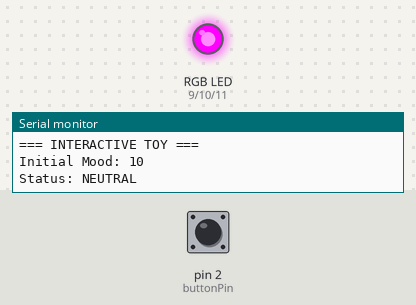
Recording of a sketch running on a simulated Arduino Uno, built with avr-gcc and run on an emulated ATmega328P. Shown: an RGB LED mixed from three pins (HIGH = lit), the last lines printed to the serial monitor. The inputs (shaded band) are chosen by the test bench; at power-on: pin 2 (buttonPin) LOW.

Above: at 1.2 s.
1.3 s: pin 2 (buttonPin) pulled HIGH for 0.15 s
At 2.1 s:
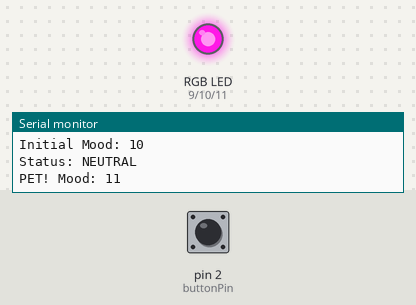
2.9 s: pin 2 (buttonPin) pulled HIGH for 1 s
At 4.5 s:
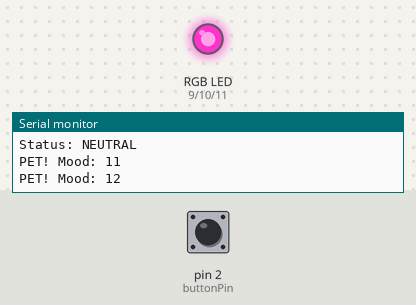
5.4 s: pin 2 (buttonPin) pulled HIGH for 0.15 s
At 6.4 s:
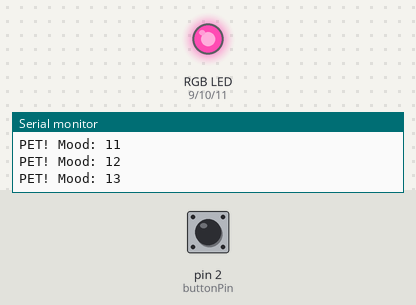
7.0 s: pin 2 (buttonPin) pulsed HIGH 5 times (0.12 s each, 0.3 s apart)
At 8.7 s:
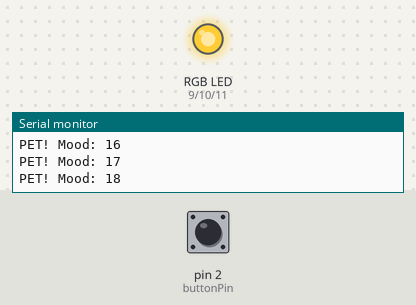
10.0 s: pin 2 (buttonPin) pulsed HIGH 2 times (0.12 s each, 0.3 s apart)
At 10.6 s:
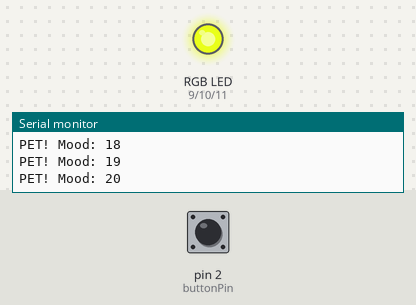
Timing chart, 0 to 14.0 s (numbered marks = the images above; inputs shaded):
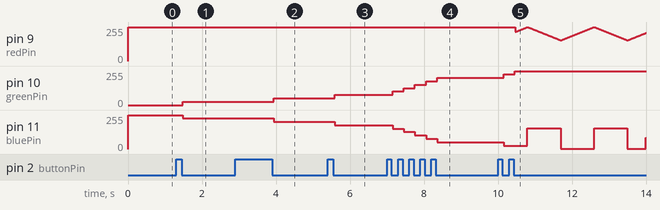

The sketch:

Homework_2_-_Interactive_Toy.ino
```cpp
const int buttonPin = 2;
const int redPin = 9;
const int greenPin = 10;
const int bluePin = 11;

const bool BUTTON_ACTIVE_HIGH = false;
const bool RGB_COMMON_ANODE = true;

int mood = 10;

const int MIN_MOOD = 0;
const int NEUTRAL_MOOD = 10;
const int MAX_MOOD = 20;

const unsigned long DEBOUNCE_MS = 35;
const unsigned long UNTOUCHED_MS = 5000;
const unsigned long DECAY_MS = 1000;

unsigned long lastDebounceTime = 0;
unsigned long lastTouchTime = 0;
unsigned long lastDecayTime = 0;

bool lastRawPressed = false;
bool stablePressed = false;

void setRGB(int r, int g, int b) {
  r = constrain(r, 0, 255);
  g = constrain(g, 0, 255);
  b = constrain(b, 0, 255);

  if (RGB_COMMON_ANODE) {
    r = 255 - r;
    g = 255 - g;
    b = 255 - b;
  }

  analogWrite(redPin, r);
  analogWrite(greenPin, g);
  analogWrite(bluePin, b);
}

void showMood(unsigned long now) {
  if (mood == MIN_MOOD) {
    bool blinkOn = (now / 200) % 2 == 0;

    if (blinkOn) {
      setRGB(255, 0, 0);
    } else {
      setRGB(0, 0, 0);
    }
  } else if (mood == MAX_MOOD) {
    unsigned long phase = now % 1800UL;
    int pulse;

    if (phase < 900) {
      pulse = phase;
    } else {
      pulse = 1800 - phase;
    }

    int red = map(pulse, 0, 900, 0, 100);
    int blue = map(pulse, 0, 900, 100, 255);

    setRGB(red, 0, blue);
  } else if (mood < NEUTRAL_MOOD) {
    int green = map(mood, 0, 10, 0, 255);
    int red = 255 - green;

    setRGB(red, green, 0);
  } else {
    int blue = map(mood, 10, 20, 0, 255);
    int green = 255 - blue;

    setRGB(0, green, blue);
  }
}

void setup() {
  Serial.begin(9600);

  pinMode(buttonPin, INPUT);
  pinMode(redPin, OUTPUT);
  pinMode(greenPin, OUTPUT);
  pinMode(bluePin, OUTPUT);

  lastRawPressed =
      digitalRead(buttonPin) ==
      (BUTTON_ACTIVE_HIGH ? HIGH : LOW);

  stablePressed = lastRawPressed;

  lastTouchTime = millis();
  lastDecayTime = millis();

  setRGB(0, 255, 0);

  Serial.println("=== INTERACTIVE TOY ===");
  Serial.println("Initial Mood: 10");
  Serial.println("Status: NEUTRAL");
}

void loop() {
  unsigned long now = millis();

  bool rawPressed =
      digitalRead(buttonPin) ==
      (BUTTON_ACTIVE_HIGH ? HIGH : LOW);

  if (rawPressed != lastRawPressed) {
    lastDebounceTime = now;
  }

  if (now - lastDebounceTime >= DEBOUNCE_MS) {
    if (rawPressed != stablePressed) {
      stablePressed = rawPressed;

      if (stablePressed) {
        mood = min(mood + 1, MAX_MOOD);

        lastTouchTime = now;
        lastDecayTime = now;

        Serial.print("PET! Mood: ");
        Serial.println(mood);
      }
    }
  }

  lastRawPressed = rawPressed;

  if (stablePressed) {
    lastTouchTime = now;
    lastDecayTime = now;
  } else if (now - lastTouchTime >= UNTOUCHED_MS) {
    if (now - lastDecayTime >= DECAY_MS) {
      if (mood > MIN_MOOD) {
        mood--;

        Serial.print("LONELY! Mood: ");
        Serial.println(mood);
      }

      lastDecayTime = now;
    }
  }

  showMood(now);
}
```

Measured:
- after the input at 1.3 s, pin 10 (greenPin): 0/255 → 25/255 after 0.18 s; pin 11 (bluePin): 255/255 → 230/255 after 0.18 s
- after the input at 2.9 s, pin 10 (greenPin): 25/255 → 51/255 after 1.0 s; pin 11 (bluePin): 230/255 → 204/255 after 1.0 s
- after the input at 5.4 s, pin 10 (greenPin): 51/255 → 76/255 after 0.19 s; pin 11 (bluePin): 204/255 → 179/255 after 0.19 s
- after the input at 7.0 s, pin 10 (greenPin): moves from 76/255 to 204/255 over 1.2 s, starting after 0.16 s; pin 11 (bluePin): moves from 179/255 to 51/255 over 1.2 s, starting after 0.16 s
